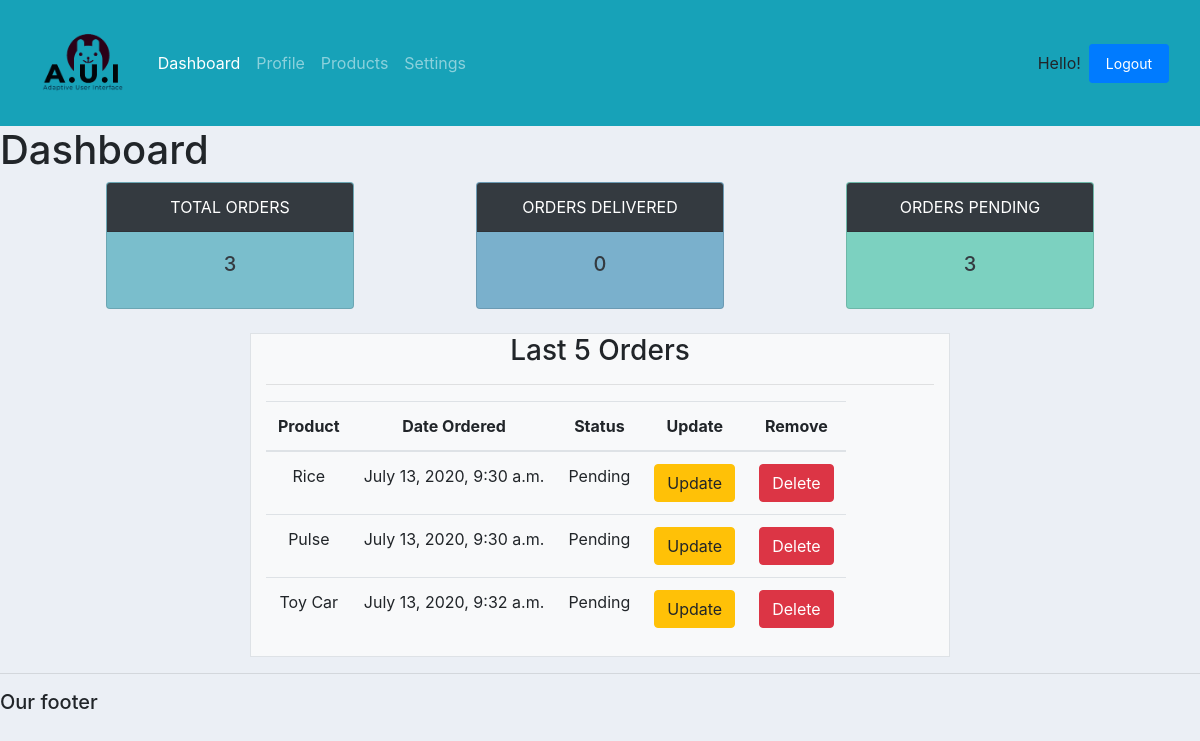
The page /customer/1/ (signed in) on the database as committed earlier.
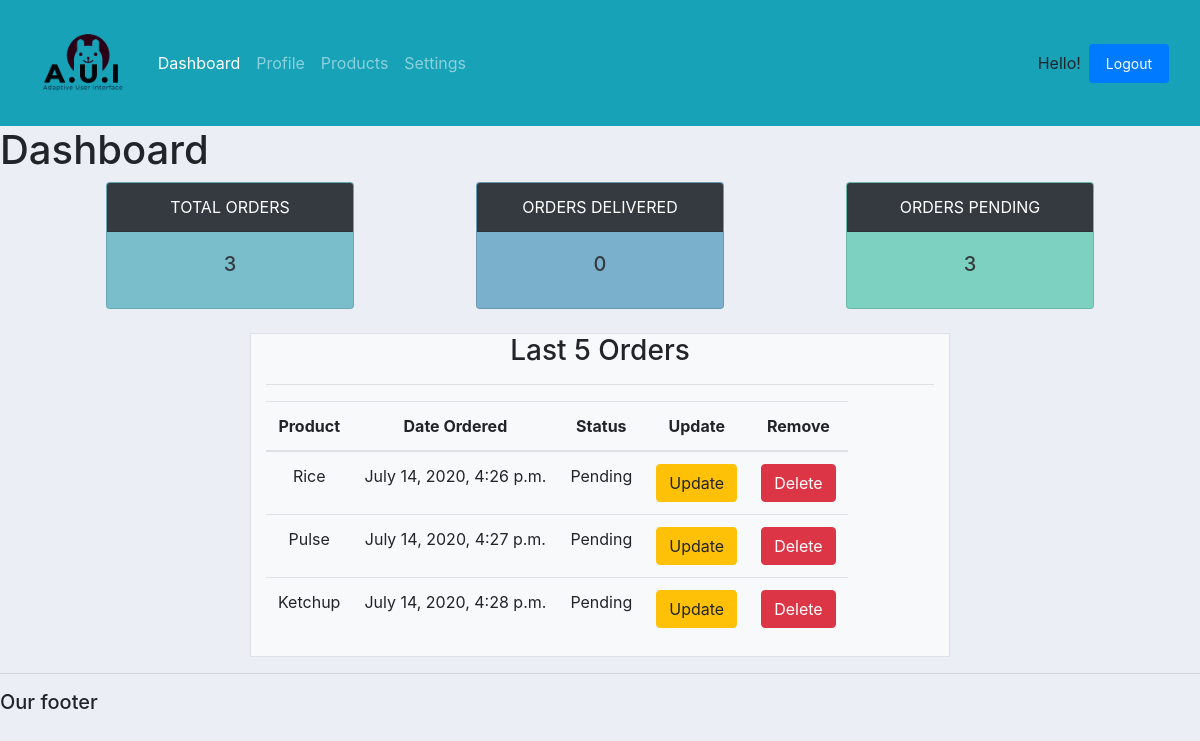
The same page on the database as committed later.
### accounts/models.py (models this page shows, shortened)
class Order(models.Model):
    STATUS = (
        ('Pending','Pending'),
        ('Out for delivery', 'Out for delivery' ),
        ('Delivered','Delivered'),
    )
    customer = models.ForeignKey(Customer,null=True, on_delete=models.SET_NULL)
    product = models.ForeignKey(Product,null=True, on_delete=models.SET_NULL)
    date_created = models.DateTimeField(auto_now_add=True ,null=True)
    status = models.CharField(max_length=40,null=True,choices=STATUS)

class Product(models.Model):
    CATEGORY =(
        ('Indoor','Indoor'),
        ('Out Door','Out Door'),
    )
    name = models.CharField(max_length=20,null=True)
    price = models.FloatField(null=True)
    category = models.CharField(max_length=20,null=True,choices=CATEGORY)
    date_created = models.DateTimeField(auto_now_add=True ,null=True)
    desciption = models.CharField(max_length=100,null=True,blank=True)
    tags = models.ManyToManyField(Tag)
    image = models.ImageField(null=True,default='product.png')

### accounts/views.py (the view)
# urls.py: path('customer/<str:pk>/',views.home2,name='home_customer'),
def home2(request,pk):
    if not request.user.is_authenticated:
        return redirect('/signin')
    customers = Customer.objects.get(id=request.user.id)
    orders =  customers.order_set.all()
    total_orders = orders.count()
    delivered = orders.filter(status = 'Delivered').count()
    pending = orders.filter(status= 'Pending').count()
    orders = orders[:5]
    context ={'Customers':customers,'Orders':orders,'total_orders':total_orders,'delivered':delivered,'pending':pending,'admin':'0'  }
    if request.user.is_superuser:
        customers = Customer.objects.get(id=pk)
        orders =  customers.order_set.all()
        total_orders = orders.count()
        delivered = orders.filter(status = 'Delivered').count()
        pending = orders.filter(status= 'Pending').count()
        orders = orders[:5]
        context ={'Orders':orders,'total_orders':total_orders,'delivered':delivered,'pending':pending,'admin':'0'  }
        return render(request, 'accounts/dashboard.html',context )
    return render(request, 'accounts/dashboard.html',context )

### accounts/templates/accounts/dashboard.html (shortened to what this page needs)
{% extends 'accounts/main.html' %}
{% block content %}
<h1> Dashboard</h1>
<div>
{% include 'accounts/status.html' %}
</div>
<div class=' row text-center justify-content-center mx-auto'>
    <div class= 'col-sm-12 col-lg-7  bg-light border'>
        <h3>Last 5 Orders</h3>
        <hr>
        <table class="table table-hover table-responsive ">
            <thead>
              <tr>
                <th scope="col">Product</th>
                <th scope="col">Date Ordered</th>
                <th scope="col">Status</th>
                <th scope="col">Update</th>
                <th scope="col">Remove</th>
              </tr>
            </thead>
            <tbody>
              {% for order in Orders%}
              <tr>
                <td >{{order.product.name}}</td>
                <td >{{order.date_created}}</td>
                <td >{{order.status}}</td>
                <td><a class="btn btn-warning" href="" role="button">Update</a></td>
                <td><a class="btn btn-danger" href="" role="button">Delete</a></td>
             </tr>
             {% endfor %}
            </tbody>
          </table>
    </div>
</div>
{% endblock %}

### accounts/templates/accounts/main.html (shortened to what this page needs)
{% load static %}
<!doctype html>
<html lang="en">
  <head>
    <link rel="stylesheet" href="https://stackpath.bootstrapcdn.com/bootstrap/4.5.0/css/bootstrap.min.css">
    <link rel="stylesheet" type="text/css" href="{% static '/css/main.css' %}">
  </head>
  <body >
    {% include 'accounts/navbar.html' %}
    {% block content%}
    {% endblock %}
    <hr>
    <h5>Our footer</h5>
  </body>
</html>

### accounts/templates/accounts/navbar.html (shortened to what this page needs)
{% load static%}
<div class= 'col-12 bg-info'>
<nav class="navbar navbar-expand-lg navbar-dark bg-info">
  <a class="navbar-brand" href="#"><img class='logo' src = "{% static 'images/logo.png'%}"></a>
    <div class="collapse navbar-collapse" id="navbarNav">
      <ul class="navbar-nav">
        <li class="nav-item active">
          <a class="nav-link" href="{% url 'home' %}">Dashboard <span class="sr-only">(current)</span></a>
        </li>
        <li class="nav-item">
          <a class="nav-link" href="{% url 'customerPage' %}">Profile</a>
        </li>
        <li class="nav-item">
          <a class="nav-link" href="{% url 'productPage' %}">Products</a>
        </li>
        <li class="nav-item">
          <a class="nav-link" href="{% url 'settingPage' %}">Settings</a>
        </li>
      </ul>
    </div class='text-white'>
    <span>Hello! </span>
    <span><a class="nav-link btn btn-sm btn-primary ml-2" href="{% url 'logoutPage' %}">Logout</a></span>
  </nav>
</div>

### accounts/templates/accounts/status.html
{% block content %}
<div class= 'row container mx-auto text-center mt-2 mb-4 d-flex justify-content-around text-white'>
    <div class= ' col-sm-12 col-md-4 col-lg-3' >
        <div class="card text-center " id='total-orders'>
            <div class="card-header bg-dark ">
              TOTAL ORDERS
            </div>
            <div class="card-body text-dark">
              <h5 class="card-title">{{total_orders}}</h5>
            </div>
          </div>
    </div>
    <div class= 'col-sm-12 col-md-4 col-lg-3'>
        <div class="card text-center" id='orders-delivered'>
            <div  class="card-header bg-dark " >
              ORDERS DELIVERED
            </div>
            <div class="card-body text-dark">
              <h5 class="card-title"> {{delivered}}</h5>
            </div>
          </div>
    </div>
    <div class= 'col-sm-12 col-md-4 col-lg-3'>
        <div class="card text-center" id='orders-pending'>
            <div class="card-header bg-dark ">
              ORDERS PENDING
            </div>
            <div class="card-body text-dark">
              <h5 class="card-title">{{pending}}</h5>
            </div>
          </div>
    </div>
</div>
{% endblock %}

### static/css/main.css (style rules this page uses)
.logo { height: 100px; }
body { background-color: #ebeff5; }
#total-orders { background-color: #7abecc; }
#orders-delivered { background-color: #7ab0cc; }
#orders-pending { background-color: #7CD1C0; }

Rows that differ between the two databases and show on the page:
removed Order: product.name "Toy Car", date_created "July 13, 2020, 9:32 a.m.", status "Pending"
changed Order "Rice": date_created "July 13, 2020, 9:30 a.m." → "July 14, 2020, 4:26 p.m."
changed Order "Pulse": date_created "July 13, 2020, 9:30 a.m." → "July 14, 2020, 4:27 p.m."
added Order: product.name "Ketchup", date_created "July 14, 2020, 4:28 p.m.", status "Pending"
